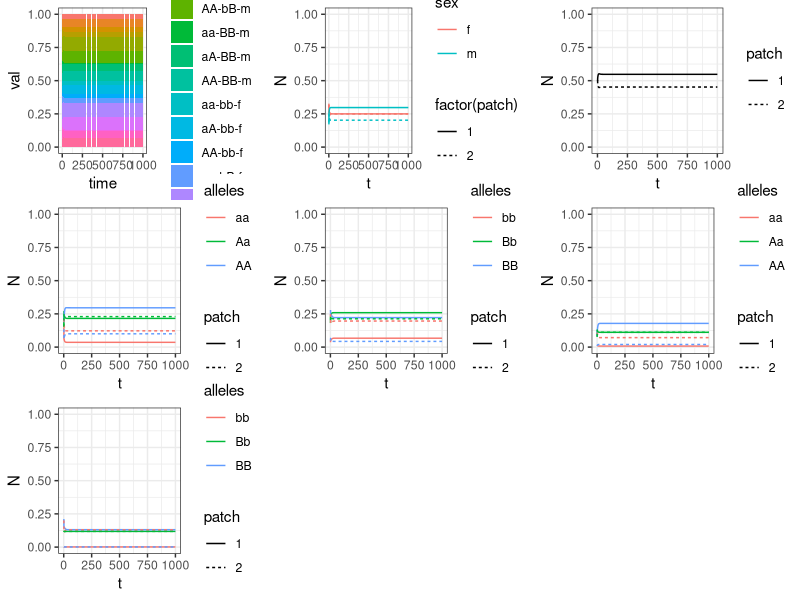

R code for this plot:
## Matrix-like model for the Fur Seals

popvect <- runif(18)
# popvect <- rep(0,18)
# popvect[c(1,10)] <- 1
dum <- expand.grid(c('a','A'),c('a','A'),'-',c('b','B'),c('b','B'),'-',c('m','f'),stringsAsFactors = FALSE)
dum <- dum[!(dum[,1] == 'A' & dum[,2] == 'a') & !(dum[,4] =='B' & dum[,5] == 'b'),]
colnames(dum) <- c('a1','a2','dash1','b1','b2','dash2','sex')
catnames <- as.character(apply(dum,1, FUN = function(x) paste(x,sep="",collapse="")))
dum2 <- dum
min_val_m <- 0.1
min_val_f <- 0.01
dum2$p1 <- min_val_m*as.numeric(dum2$sex=='m') + min_val_f*as.numeric(dum2$sex == 'f') + 
  0.5*(1-2*min_val_m)*(as.numeric(dum2$sex=='m')*(as.numeric(dum2$a1=='A') + as.numeric(dum2$a2=='A'))) + 0.5*(1-2*min_val_f)*(as.numeric(dum2$sex=='f')*(as.numeric(dum2$b1=='B') + as.numeric(dum2$b2=='B'))) # probability of going to island 1 for each indiv
dum2$Ascore <- as.numeric(dum2$a1 == 'A') + as.numeric(dum2$a2 == 'A')
dum2$Bscore <- as.numeric(dum2$b1 == 'B') + as.numeric(dum2$b2 == 'B')

names(popvect) <- catnames
surv <- 0
A.adv <- 1.5

calc_off_dist <- function(fem,dum,male.dist){
  # print(summary(male.dist))
  #which alleles does the male contribute
  # cat(sum(male.dist),"\n")
  male.dist[dum$Ascore == 2] <- A.adv*male.dist[dum$Ascore == 2]
  male.dist <- male.dist/sum(male.dist)
  
  df.male <- rbind(data.frame(a1=dum$a1,b1=dum$b1,pfat=0.25*male.dist,stringsAsFactors = FALSE),
                   data.frame(a1=dum$a2,b1=dum$b1,pfat=0.25*male.dist,stringsAsFactors = FALSE),
                   data.frame(a1=dum$a1,b1=dum$b2,pfat=0.25*male.dist,stringsAsFactors = FALSE),
                   data.frame(a1=dum$a2,b1=dum$b2,pfat=0.25*male.dist,stringsAsFactors = FALSE))
  # print(summary(df.male))
  df.offs <- as.data.frame(rbind(df.male,df.male,df.male,df.male),stringsAsFactors=FALSE)
  # print(df.offs)
  colnames(df.offs) <- c('a1','b1','pfat')
  
  df.offs$a2 <- rep(rep(c(fem$a1,fem$a2),each=nrow(df.male)),2)
  df.offs$b2 <- rep(c(fem$b1,fem$b2),each=2*nrow(df.male))

  df.offs$pmat <- 0.25
  
  offs <- rep(0,length(male.dist))
  
  df.offs$Ascore <- as.numeric(df.offs$a1 == 'A') + as.numeric(df.offs$a2 == 'A')
  df.offs$Bscore <- as.numeric(df.offs$b1 == 'B') + as.numeric(df.offs$b2 == 'B')
    # print(df.offs)
    # stop("err")
  for(i in 1:nrow(df.offs)){
    loc <- which(df.offs$Ascore[i] == dum$Ascore & df.offs$Bscore[i] == dum$Bscore)
    # print(loc)
    # cat(df.offs$pfat[i]*df.offs$pmat[i],"\n")
    # print(summary(df.offs$pfat))
    # print(summary(df.offs$pmat))
    offs[loc] <- offs[loc] + df.offs$pmat[i]*df.offs$pfat[i]/2
    
  }
  # cat(sum(offs),"\n")
  offs
}

make_mat <- function(popvect,dum){

  # male dist isle 1
  male.dist.1 <- dum$p1*popvect*as.numeric(dum$sex=='m')
  if(sum(male.dist.1) > 0){
    male.dist.1 <- male.dist.1 / sum(male.dist.1)
  }
  # male dist isle 2
  male.dist.2 <- (1-dum$p1)*popvect*as.numeric(dum$sex=='m')
  if(sum(male.dist.2) > 0){
    male.dist.2 <- male.dist.2 / sum(male.dist.2)
  }

  A <- matrix(0,nrow=18,ncol=18)
  rownames(A) <- catnames
  colnames(A) <- catnames
  #A[cbind(2:length(popvect),1:(length(popvect)-1))] <- 0.99
  #A[length(popvect),length(popvect)] <- 0.99
  #A[1,length(popvect)] <- 2
  diag(A) <- surv
  N.f.1 <- sum((dum$p1*popvect)[dum$sex == 'f'])
  N.f.2 <- sum(((1-dum$p1)*popvect)[dum$sex == 'f'])
  surv.1 <- 0.9+0.1*plogis(100*(0.25-N.f.1))
  surv.2 <- 0.9+0.1*plogis(100*(0.25-N.f.2))
  
  for(i in which(dum$sex == 'f')){
    offs.dist.1 <- calc_off_dist(dum[i,],dum,male.dist.1)
    offs.dist.2 <- calc_off_dist(dum[i,],dum,male.dist.2)

    A[,i] <- A[,i] + dum$p1[i]*offs.dist.1*surv.1 + (1-dum$p1[i])*offs.dist.2*surv.2

  }
  cat(surv.1,"\t",surv.2,"\n")
  return(A)
}

# parameters
Nt <- 1000
store <- matrix(NA,nrow=length(popvect),ncol=Nt)
store[,1] <- popvect / sum(popvect)
for(t in 2:Nt){
  A <- make_mat(store[,t-1],dum2)
  store[,t] <- A %*% store[,t-1] 
  store[,t] <- store[,t]/sum(store[,t])
}


normalized <- t(store)/colSums(store)
df <- data.frame(val = as.numeric(normalized), cat = factor(rep(catnames,each=Nt),levels = catnames), time = rep(1:Nt,length(popvect)))
library(ggplot2)

# All frequencies
p0 <- ggplot(df, aes(x=time,y=val,fill=cat))+ geom_col() + theme_bw()
round(normalized[nrow(normalized),],2)
round(Re(eigen(A)$vector[,1]/sum(eigen(A)$vector[,1])),2)

# Num inds per patch
N.m.1 <- apply(normalized,1,FUN = function(x) sum((dum2$p1*x)[dum2$sex=='m']))
N.m.2 <- apply(normalized,1,FUN = function(x) sum(((1-dum2$p1)*x)[dum2$sex=='m']))
N.f.1 <- apply(normalized,1,FUN = function(x) sum((dum2$p1*x)[dum2$sex=='f']))
N.f.2 <- apply(normalized,1,FUN = function(x) sum(((1-dum2$p1)*x)[dum2$sex=='f']))

df.sex.patch <- data.frame(N = c(N.m.1,N.m.2,N.f.1,N.f.2), t = rep(1:length(N.m.1),4) ,  sex = c(rep('m',2*length(N.m.1)),rep('f',2*length(N.f.1))),patch = c(rep(c(1,2,1,2),each=length(N.m.1))))

p1 <- ggplot(df.sex.patch, aes(x=t,y=N,col = sex, lty = factor(patch))) + geom_line() + theme_bw() + ylim(c(0,1))

# tot ind per patch
N.1 <- apply(normalized,1,FUN = function(x) sum((dum2$p1*x)))
N.2 <- apply(normalized,1,FUN = function(x) sum(((1-dum2$p1)*x)))

df.patch <- data.frame(t = rep(1:length(N.1),2), N = c(N.1,N.2), patch = factor(rep(c(1,2),each=length(N.1))))

p2 <- ggplot(df.patch, aes(x=t, y=N, lty = patch)) + geom_line() + theme_bw() + ylim(c(0,1))


# Genotypes per patch: A and a (males and females)
N.aa.1 <- apply(normalized,1,FUN = function(x) sum((dum2$p1*x)[dum2$Ascore==0]))
N.Aa.1 <- apply(normalized,1,FUN = function(x) sum((dum2$p1*x)[dum2$Ascore==1]))
N.AA.1 <- apply(normalized,1,FUN = function(x) sum((dum2$p1*x)[dum2$Ascore==2]))

N.aa.2 <- apply(normalized,1,FUN = function(x) sum(((1-dum2$p1)*x)[dum2$Ascore==0]))
N.Aa.2 <- apply(normalized,1,FUN = function(x) sum(((1-dum2$p1)*x)[dum2$Ascore==1]))
N.AA.2 <- apply(normalized,1,FUN = function(x) sum(((1-dum2$p1)*x)[dum2$Ascore==2]))

df.Aa <- data.frame(t = rep(1:length(N.aa.1), 6), N = c(N.aa.1,N.Aa.1,N.AA.1,N.aa.2,N.Aa.2,N.AA.2), patch = factor(rep(c(1,2),each=3*length(N.aa.1))), alleles = factor(rep(c('aa','Aa','AA','aa','Aa','AA'),each = length(N.aa.1))))

p3 <- ggplot(df.Aa, aes(x=t, y=N, lty = patch, col = alleles)) + geom_line() + theme_bw() + ylim(c(0,1))

# Genotypes per patch: B and b (males and females)
N.bb.1 <- apply(normalized,1,FUN = function(x) sum((dum2$p1*x)[dum2$Bscore==0]))
N.Bb.1 <- apply(normalized,1,FUN = function(x) sum((dum2$p1*x)[dum2$Bscore==1]))
N.BB.1 <- apply(normalized,1,FUN = function(x) sum((dum2$p1*x)[dum2$Bscore==2]))

N.bb.2 <- apply(normalized,1,FUN = function(x) sum(((1-dum2$p1)*x)[dum2$Bscore==0]))
N.Bb.2 <- apply(normalized,1,FUN = function(x) sum(((1-dum2$p1)*x)[dum2$Bscore==1]))
N.BB.2 <- apply(normalized,1,FUN = function(x) sum(((1-dum2$p1)*x)[dum2$Bscore==2]))

df.Bb <- data.frame(t = rep(1:length(N.bb.1), 6), N = c(N.bb.1,N.Bb.1,N.BB.1,N.bb.2,N.Bb.2,N.BB.2), patch = factor(rep(c(1,2),each=3*length(N.bb.1))), alleles = factor(rep(c('bb','Bb','BB','bb','Bb','BB'),each = length(N.aa.1))))

p4 <- ggplot(df.Bb, aes(x=t, y=N, lty = patch, col = alleles)) + geom_line() + theme_bw() + ylim(c(0,1))

# Genotypes per patch: A and a (males)
N.aa.1.m <- apply(normalized,1,FUN = function(x) sum((dum2$p1*x)[dum2$Ascore==0 & dum2$sex == 'm']))
N.Aa.1.m <- apply(normalized,1,FUN = function(x) sum((dum2$p1*x)[dum2$Ascore==1 & dum2$sex == 'm']))
N.AA.1.m <- apply(normalized,1,FUN = function(x) sum((dum2$p1*x)[dum2$Ascore==2 & dum2$sex == 'm']))

N.aa.2.m <- apply(normalized,1,FUN = function(x) sum(((1-dum2$p1)*x)[dum2$Ascore==0 & dum2$sex == 'm']))
N.Aa.2.m <- apply(normalized,1,FUN = function(x) sum(((1-dum2$p1)*x)[dum2$Ascore==1 & dum2$sex == 'm']))
N.AA.2.m <- apply(normalized,1,FUN = function(x) sum(((1-dum2$p1)*x)[dum2$Ascore==2 & dum2$sex == 'm']))

df.Aa.m <- data.frame(t = rep(1:length(N.aa.1), 6), N = c(N.aa.1.m,N.Aa.1.m,N.AA.1.m,N.aa.2.m,N.Aa.2.m,N.AA.2.m), patch = factor(rep(c(1,2),each=3*length(N.aa.1))), alleles = factor(rep(c('aa','Aa','AA','aa','Aa','AA'),each = length(N.aa.1))))

p5 <- ggplot(df.Aa.m, aes(x=t, y=N, lty = patch, col = alleles)) + geom_line() + theme_bw() + ylim(c(0,1))

# Genotypes per patch: B and b (females)
N.bb.1.f <- apply(normalized,1,FUN = function(x) sum((dum2$p1*x)[dum2$Bscore==0 & dum2$sex == 'f']))
N.Bb.1.f <- apply(normalized,1,FUN = function(x) sum((dum2$p1*x)[dum2$Bscore==1 & dum2$sex == 'f']))
N.BB.1.f <- apply(normalized,1,FUN = function(x) sum((dum2$p1*x)[dum2$Bscore==2 & dum2$sex == 'f']))

N.bb.2.f <- apply(normalized,1,FUN = function(x) sum(((1-dum2$p1)*x)[dum2$Bscore==0 & dum2$sex == 'f']))
N.Bb.2.f <- apply(normalized,1,FUN = function(x) sum(((1-dum2$p1)*x)[dum2$Bscore==1 & dum2$sex == 'f']))
N.BB.2.f <- apply(normalized,1,FUN = function(x) sum(((1-dum2$p1)*x)[dum2$Bscore==2 & dum2$sex == 'f']))

df.Bb.f <- data.frame(t = rep(1:length(N.bb.1), 6), N = c(N.bb.1.f,N.Bb.1.f,N.BB.1.f,N.bb.2.f,N.Bb.2.f,N.BB.2.f), patch = factor(rep(c(1,2),each=3*length(N.bb.1))), alleles = factor(rep(c('bb','Bb','BB','bb','Bb','BB'),each = length(N.aa.1))))

p6 <- ggplot(df.Bb.f, aes(x=t, y=N, lty = patch, col = alleles)) + geom_line() + theme_bw() + ylim(c(0,1))
library(gridExtra)
grid.arrange(p0,p1,p2,p3,p4,p5,p6,nrow=3)
